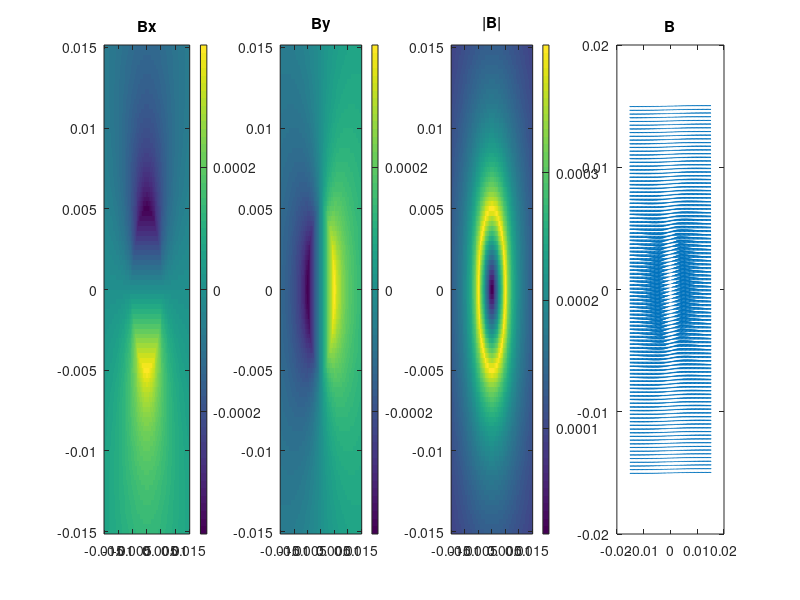
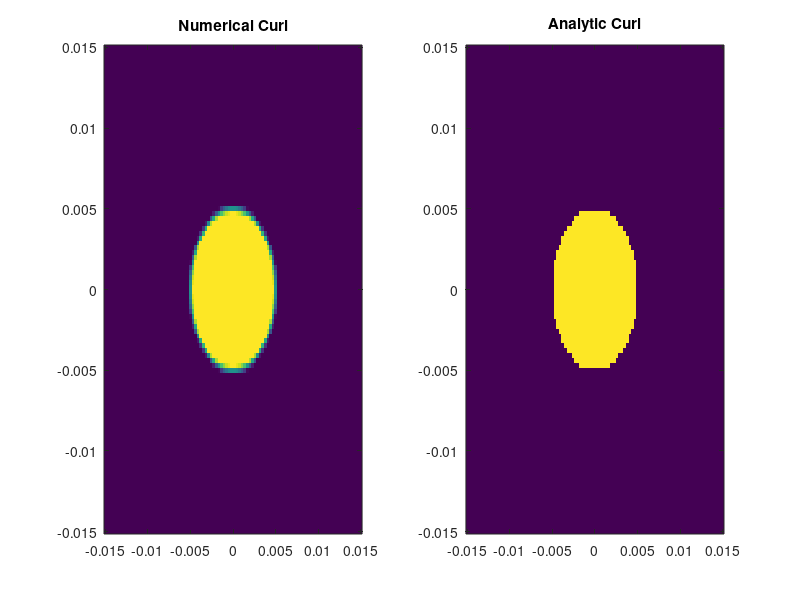
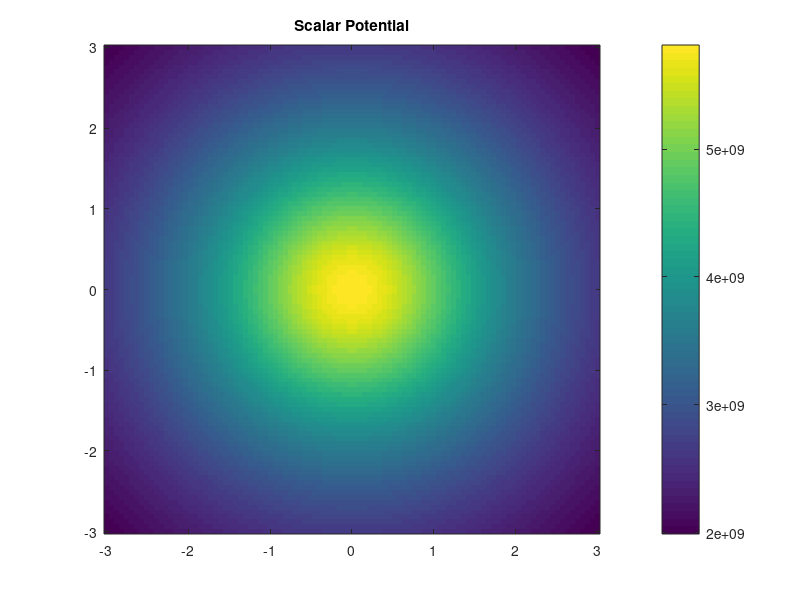

Reproduce these figures in MATLAB, in order. (Note: this script raises an error after producing the figures.)

clc;clear;close all;
%% Problem 1a + 1b
%define terms
I = 10;                        %A
mu = 4*pi*10^(-7);      %H/m
a = .005;                      %m

%define grid
lx = 100;
ly = 100;
x = linspace(-3*a,3*a,lx);
y = linspace(-3*a,3*a,ly);
[X,Y] = meshgrid(x,y);

% Allocate space and calculate B
Bx = 0.*X;
By = 0.*Y;
Bmag = 0.*X;
for ix = 1:lx
    for iy = 1:ly
        %components
        if sqrt(X(ix,iy)^2 + Y(ix,iy)^2) < a
            Bx(ix,iy) = (mu*I/(2*pi*a^2))* sqrt(X(ix,iy)^2 + Y(ix,iy)^2)*(-Y(ix,iy)/sqrt(X(ix,iy)^2 + Y(ix,iy)^2));
            By(ix,iy) = (mu*I/(2*pi*a^2))* sqrt(X(ix,iy)^2 + Y(ix,iy)^2)*(X(ix,iy)/sqrt(X(ix,iy)^2 + Y(ix,iy)^2));
        elseif sqrt(X(ix,iy)^2 + Y(ix,iy)^2) >= a
            Bx(ix,iy) = (mu*I/(2*pi*sqrt(X(ix,iy)^2 + Y(ix,iy)^2)))*(-Y(ix,iy)/sqrt(X(ix,iy)^2 + Y(ix,iy)^2));
            By(ix,iy) = (mu*I/(2*pi*sqrt(X(ix,iy)^2 + Y(ix,iy)^2)))*(X(ix,iy)/sqrt(X(ix,iy)^2 + Y(ix,iy)^2));
        end %if
        
        %magnitude
        Bmag(ix,iy) = sqrt(Bx(ix,iy)^2+By(ix,iy)^2);
        
    end %for y
end %for x

% plot
figure(1)
%bx
subplot(1,4,1)
imagesc(x,y,Bx)
title('Bx')
colorbar;
axis xy

%by
subplot(1,4,2)
imagesc(x,y,By)
title('By')
colorbar;
axis xy

%b
subplot(1,4,3)
imagesc(x,y,Bmag)
title('|B|')
colorbar;
axis xy

%bx
subplot(1,4,4)
quiver(x,y,Bx,By,0)
title('B')

%% Problem 1c+1d
%calculate curl of B numerically
dx = x(2)-x(1);
dy = y(2)-y(1);
curlb = 0.*X;

%x part of curl
curlx = zeros(size(By));
for ix = 2:lx-1
    curlx(:,ix) = (By(:,ix+1)-By(:,ix-1))/2/dx;
end %for
curlx(:,1) = (By(:,2)-By(:,1))/dx;
curlx(:,lx)=(By(:,lx)-By(:,lx-1))/dx;

%y part of curl
curly = zeros(size(Bx));
for iy = 2:ly-1
    curly(iy,:) = (Bx(iy+1,:)-Bx(iy-1,:))/2/dy;
end %for
curly(1,:) = (Bx(2,:)-Bx(1,:))/dy;
curly(ly,:)=(Bx(ly,:)-Bx(ly-1,:))/dy;

numeric_curl = curlx - curly;

%calculate curl of b analytically
analytic_curl = zeros(size(Bx));
for ix = 1:lx
    for iy = 1:ly
        if sqrt(x(ix)^2 + y(iy)^2) < a
            analytic_curl(ix,iy) = mu*I/(2*pi*a^2);
        elseif sqrt(x(ix)^2 + y(iy)^2) >= a
            analytic_curl(ix,iy) = 0;
        end
    end
end

figure(2)
subplot(1,2,1)
imagesc(x,y,numeric_curl)
axis xy
title('Numerical Curl')

subplot(1,2,2)
imagesc(x,y,analytic_curl)
axis xy
title('Analytic Curl')

%% Problem 1e+1f
%define constants
Q = 1;
a = 1;
eps = 8.854e-12;

%define grid
lx = 100;
ly = 100;
lz = 100;

x = linspace(-3*a,3*a,lx);
y = linspace(-3*a,3*a,ly);
z = linspace(-3*a,3*a,lz);

[X,Y,Z] = meshgrid(x,y,z);

%allocate space and calculate potential
phi = 0.*X;
for ix = 1:lx
    for iy = 1:ly
        for iz = 1:lz
            if sqrt(x(ix)^2+y(iy)^2+z(iz)^2) < a
                phi(iy,ix,iz) = Q/(4*pi*eps*a) + (Q/(8*pi*eps*a^3))*(x(ix)^2+y(iy)^2+z(iz)^2-a^2);
            elseif sqrt(x(ix)^2+y(iy)^2+z(iz)^2) >= a
                phi(iy,ix,iz) = Q/(4*pi*eps*sqrt(x(ix)^2+y(iy)^2+z(iz)^2));
            end %if
        end %for z
    end %for y
end %for x

%plot
figure(3);
imagesc(x,y,phi(:,:,25))
title('Scalar Potential')
axis xy
colorbar;

%calculate laplacian
figure(4);
lapl_phi = delsqr(phi,x(2)-x(1));
imagesc(lapl_phi(:,:,25))
title('Laplacian of Potential')
colorbar;
axis xy;


%% Problem 2a
%define grid
lx = 100;
ly = 100;
lz = 100;

x = linspace(-3*a,3*a,lx);
y = linspace(-3*a,3*a,ly);
z = linspace(-3*a,3*a,lz);

%define function to be integrated
func = -.5*eps*lapl_phi.*phi;

%integrate in x
W_x = zeros(ly,lz);
for iy = 1:ly-1
    for iz = 1:lz-1
        W_x(iy,iz) = num_int(func(iy,:,iz),x);
    end %for z
end %for y

%integrate in y
W_y = zeros(lz,1);
for iz = 1:lz-2
    W_y(iz) = num_int(W_x(:,iz),y);
end %for z

%integrate in z
W_E = num_int(W_y,z(1:end-3));

%% Problem 2b
a = .005;         %m
r0 = 2*a;

%calculate parametric path
phi = linspace(0,2*pi,100);
x_phi = r0*cos(phi);
y_phi = r0*sin(phi);

x = linspace(-3*a,3*a,lx);
y = linspace(-3*a,3*a,ly);

%plot path with 
figure(1)
subplot(1,4,3)
hold on
plot(x_phi,y_phi)
hold off
